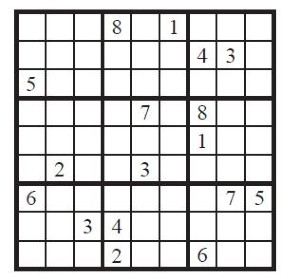
#> input picture Sample Sudokus/Sudoku1.jpg, 300 x 279 px
$ jupyter execute --allow-errors SudokuImageReader.ipynb
#> lines starting #> are read from the running program, lines starting #| are printed output that depends on the picture; after the words box and inside, x2 and y2 are one past the last pixel; in counts of white or black regions, pixels touching at a corner belong together
[cell 1]
from keras.datasets import mnist
import matplotlib.pyplot as plt
import cv2
import numpy as np
from keras.layers import Input,Lambda,Dense, Flatten, Dropout, Conv2D, AveragePooling2D, MaxPool2D
from keras.models import Model, Sequential
from keras.callbacks import ModelCheckpoint
from keras.preprocessing.image import load_img, ImageDataGenerator
from keras.preprocessing.image import img_to_array
from tensorflow.keras.utils import to_categorical
import tensorflow as tf

[cell 2]
img_height, img_width = 450,450

[cell 3]
def img_reader():
    img_name = input('Please enter the filename of the puzzle you want to read: ')
#> the answer given: ../Sample Sudokus/Sudoku1.jpg
    img = cv2.imread(img_name, cv2.IMREAD_GRAYSCALE)
#> img: shape (279, 300); min 2, max 255, mean 214
    img = cv2.resize(img,(img_width,img_height))
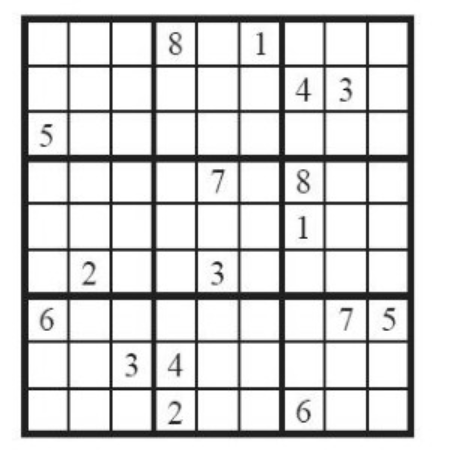
#> img: shape (450, 450); min 15, max 255, mean 213.9
    return img

[cell 4]
# Read our example
img = img_reader()

[cell 5]
# Show our image
plt.imshow(img,cmap='gray')

[cell 6]
# Apply some pre-processing
# Gaussian Blur, Thresholding, Dilation
proc = cv2.GaussianBlur(img.copy(), (9, 9), 0)
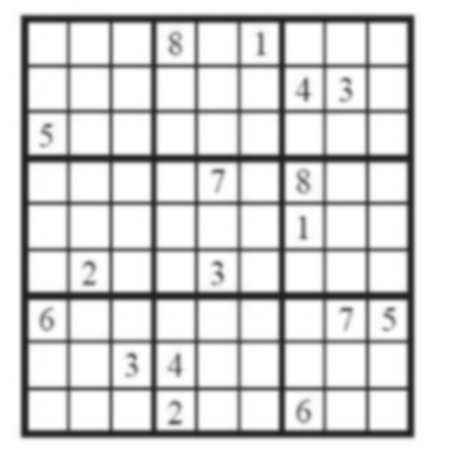
#> proc: shape (450, 450); min 33, max 255, mean 214
plt.imshow(proc,cmap='gray')

[cell 7]
# Thresholding
process = cv2.adaptiveThreshold(proc, 255, cv2.ADAPTIVE_THRESH_GAUSSIAN_C, cv2.THRESH_BINARY, 11, 2)
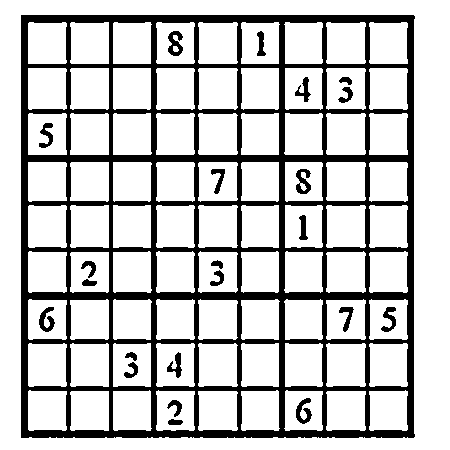
#> process: shape (450, 450); 77.8% white; 23 black regions, largest, box (x1, y1, x2, y2) and area: (21, 15, 415, 438) 41798, (168, 31, 183, 56) 229, (296, 169, 311, 194) 225
plt.imshow(process,cmap='gray')

[cell 8]
# Color-inversion
process = cv2.bitwise_not(process, process)
plt.imshow(process,cmap='gray')

[cell 9]
# Dilation
kernel = np.array([[0., 1., 0.], [1., 1., 1.], [0., 1., 0.]], np.uint8)
process = cv2.dilate(process, kernel)
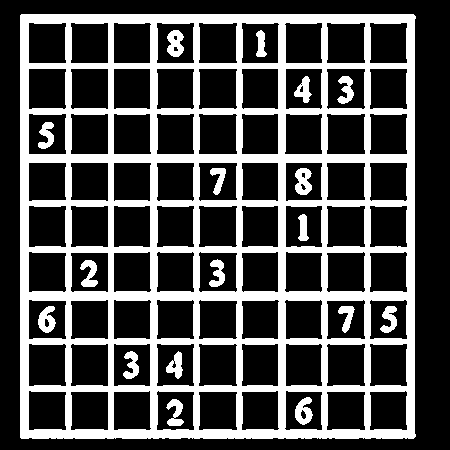
#> process: shape (450, 450); 29.9% white; 18 white regions
plt.imshow(process,cmap='gray')

[cell 10]
# Combine into 1 function
def preprocessing(img):
    proc = cv2.GaussianBlur(img.copy(), (9, 9), 0)
    proc = cv2.adaptiveThreshold(proc, 255, cv2.ADAPTIVE_THRESH_GAUSSIAN_C, cv2.THRESH_BINARY, 11, 2)
    proc= cv2.bitwise_not(proc, proc)
    return proc

[cell 11]
img_processed = preprocessing(img)

[cell 12]
plt.imshow(img_processed,cmap='gray')

[cell 13]
img_contours = img.copy()
big_conts = img.copy()
contours, hierarcy = cv2.findContours(img_processed,cv2.RETR_EXTERNAL,cv2.CHAIN_APPROX_SIMPLE)
#> contours = 1 contour; box (x1, y1, x2, y2) and area: (21, 15, 415, 438) 165347
#cv2.drawContours(img_contours, contours, -1, (0,255,0),3)

[cell 14]
# Get the biggest contour
def biggestContour(contours):
    biggest = np.array([])
    max_area = 0
    for i in contours:
        area = cv2.contourArea(i)
        if area > 50:
            peri = cv2.arcLength(i,True)
            approx = cv2.approxPolyDP(i,0.02*peri,True)
            if area > max_area and len(approx) == 4:
                biggest = approx
                max_area
#> this loop made 1 pass
#> (area, peri, biggest) on pass 1: (165347, 1658.7, [[21, 15], [21, 437], [413, 437], [414, 16]])
    return biggest, max_area

[cell 15]
corners = biggestContour(contours)[0]
#> corners = [[21, 15], [21, 437], [413, 437], [414, 16]]

[cell 16]
# Standardize the order of points
def order_points(points):
    points = points.reshape((4,2))
#> points = [[21, 15], [21, 437], [413, 437], [414, 16]]
    points_n = np.zeros((4,1,2),dtype=np.int32)
    add = points.sum(1)
#> add = [36, 458, 850, 430]
    points_n[0] = points[np.argmin(add)]
    points_n[3] = points[np.argmax(add)]
    diff = np.diff(points,axis=1)
#> diff = [-6, 416, 24, -398]
    points_n[1] = points[np.argmin(diff)]
    points_n[2] = points[np.argmax(diff)]
    return points_n

[cell 17]
# Extract corners and order them
corners = order_points(corners)
#> corners = [[21, 15], [414, 16], [21, 437], [413, 437]]
print(corners)
#| [[[ 21  15]]
#|  [[414  16]]
#|  [[ 21 437]]
#|  [[413 437]]]

[cell 18]
point1 = np.float32(corners)
#> point1 = [[21, 15], [414, 16], [21, 437], [413, 437]]
point2 = np.float32([[0,0],[img_width,0],[0,img_height],[img_width,img_height]])
matrix = cv2.getPerspectiveTransform(point1,point2)
#> matrix = [[1.14, -1.12e-17, -23.98], [-0.00271, 1.06, -15.89], [-6.01e-06, -6.04e-06, 1]]
img_warp_col = cv2.warpPerspective(img_processed,matrix,(img_width,img_height))
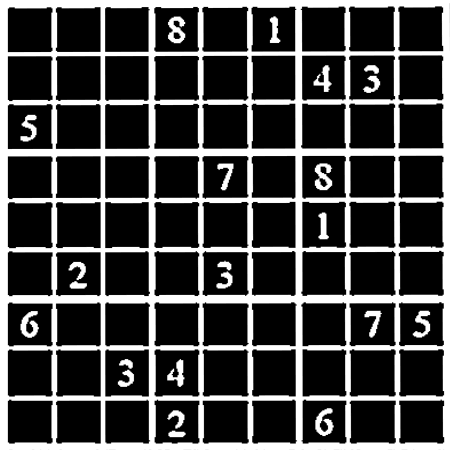
#> img_warp_col: shape (450, 450); min 0, max 255, mean 68.1
#img_warp_col = cv2.cvtColor(img_warp_col,cv2.COLOR_BGR2GRAY)

[cell 19]
# Check if we found the correct contour
plt.imshow(cv2.drawContours(big_conts,corners,-1,(0,255,0),10),cmap='gray')
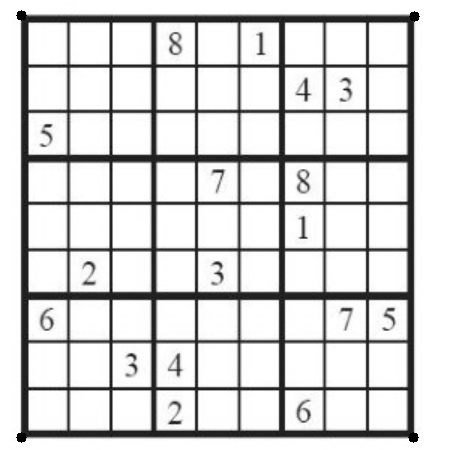
#> big_conts: shape (450, 450); 0.16% of pixels changed, all inside (x1, y1, x2, y2) = (16, 10, 420, 443)
# Seems good

[cell 20]
plt.imshow(img_warp_col,cmap='gray')

[cell 21]
# Now, we want to split the image into a 9 x 9
# totalling 81 separate images that we
# will feed into a MNIST-trained CNN that we have created
# based on LeNet-5 architecture

[cell 22]
# This means we need to reshape our data because our CNN accepts 28 x 28 inputs.
# We will also crop our image by quite a bit since to avoid the presence of the white lines
def splitter(img_arr):
    rows = np.vsplit(img_arr,9)
#> rows = 9 items
    boxes = []
    for r in rows:
        cols = np.hsplit(r,9)
        for c in cols:
            cropped = c[1:-1,1:-1]
            crp_resized = cv2.resize(cropped,(28,28))
            boxes.append(crp_resized)
#> this loop made 9 passes
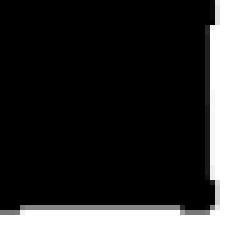
#> cropped: shape (48, 48) (shown 5 times larger); min 0, max 255, mean 60.1
#> after the loop, boxes = 81 items
    return np.array(boxes)

[cell 23]
split_imgs = splitter(img_warp_col)
print(np.shape(split_imgs))
#| (81, 28, 28)

[cell 24]
# Check the output
# Looks good
plt.imshow(split_imgs[0],cmap='gray')
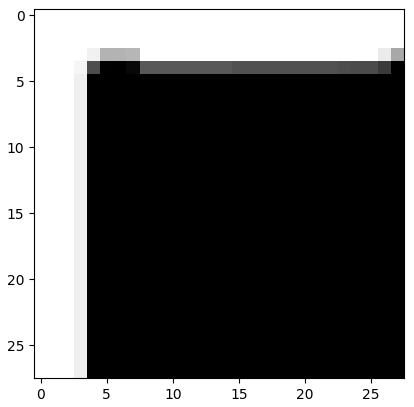
#> figure drawn by matplotlib, 1 panel

[cell 25]
# First we load the model
# Since the model file only contains weights,
# We still need to define the CNN's architecture
# loading the weights

[cell 26]
# Model definition
tf.compat.v1.reset_default_graph()
#> (this line was passed over: tensorflow is not available in this run)

#> (the rest of this cell did not finish here and is left out)

[cell 27]
# loading the model with the least val acc
from keras.models import load_model

#> (the rest of this cell did not finish here and is left out)

[cell 28]
# Now we reshape our data into the proper format so
# we can feed it as a prediction input into our model

X_shaped = split_imgs.reshape(split_imgs.shape[0],28,28,1)

[cell 29]
plt.imshow(X_shaped[31])
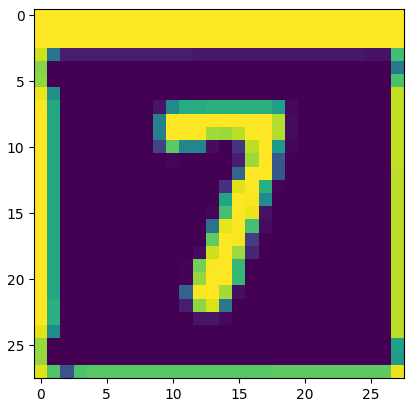
#> figure drawn by matplotlib, 1 panel

[cell 30]
plt.imshow(X_shaped[15])
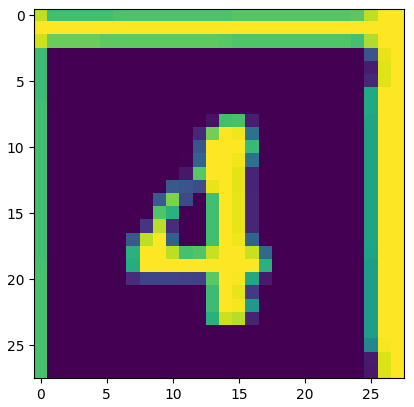
#> figure drawn by matplotlib, 1 panel

$ run again, on Sample Sudokus/Sudoku4.png
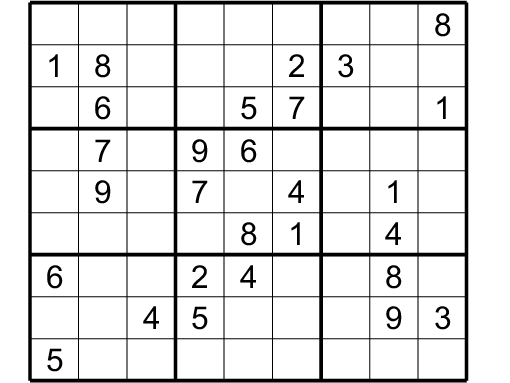
#> input picture Sample Sudokus/Sudoku4.png, 510 x 383 px
#> in img_reader, img is the input picture: shape (383, 510); min 0, max 255, mean 228.4
#> img: shape (450, 450)
#> `process = cv2.dilate(process, kernel)`:
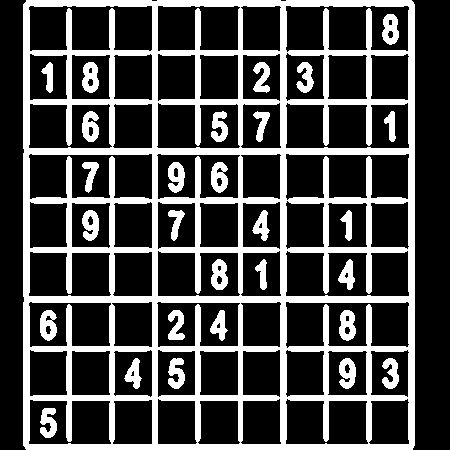
#> process: shape (450, 450); 27.8% white; 29 white regions
#> contours = 1 contour; box (x1, y1, x2, y2) and area: (24, 0, 414, 450) 174230
#> the loop in biggestContour, `for i in contours:` made 1 pass
#> (area, peri, biggest) on pass 1: (174230.5, 1675.4, [[27, 0], [26, 448], [411, 449], [412, 2]])
#> `corners = biggestContour(contours)[0]`: corners = [[27, 0], [26, 448], [411, 449], [412, 2]]
#> add = [27, 474, 860, 414]
#> diff = [-27, 422, 38, -410]
#> `corners = order_points(corners)`: corners = [[27, 0], [412, 2], [26, 448], [411, 449]]
#| [[[ 27   0]]
#|  [[412   2]]
#|  [[ 26 448]]
#|  [[411 449]]]
#> matrix = [[1.17, 0.0026, -31.48], [-0.00522, 1, 0.141], [-5.8e-06, -2.59e-08, 1]]
#> big_conts: shape (450, 450); min 0, max 255, mean 228.4
#> rows = 9 items
#> the loop in splitter, `for r in rows:` made 9 passes
#> after the loop in splitter, `for r in rows:`: boxes = 81 items
#| (81, 28, 28)
#> `[cell 30] plt.imshow(X_shaped[15])`:
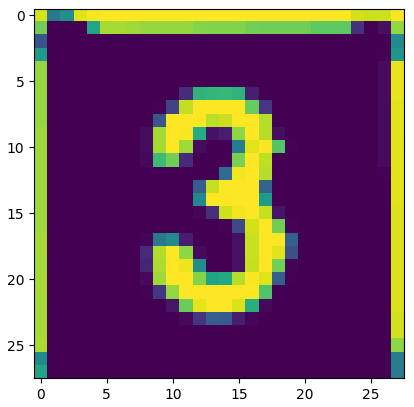
#> figure drawn by matplotlib, 1 panel
